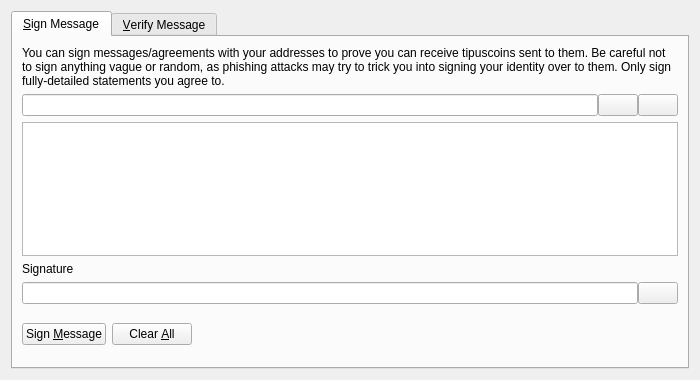
<?xml version="1.0" encoding="UTF-8"?>
<ui version="4.0">
 <class>SignVerifyMessageDialog</class>
 <widget class="QDialog" name="SignVerifyMessageDialog">
  <property name="geometry">
   <rect>
    <x>0</x>
    <y>0</y>
    <width>700</width>
    <height>380</height>
   </rect>
  </property>
  <property name="windowTitle">
   <string>Signatures - Sign / Verify a Message</string>
  </property>
  <property name="modal">
   <bool>true</bool>
  </property>
  <layout class="QVBoxLayout" name="verticalLayout">
   <item>
    <widget class="QTabWidget" name="tabWidget">
     <property name="currentIndex">
      <number>0</number>
     </property>
     <widget class="QWidget" name="tabSignMessage">
      <attribute name="title">
       <string>&amp;Sign Message</string>
      </attribute>
      <layout class="QVBoxLayout" name="verticalLayout_SM">
       <item>
        <widget class="QLabel" name="infoLabel_SM">
         <property name="text">
          <string>You can sign messages/agreements with your addresses to prove you can receive tipuscoins sent to them. Be careful not to sign anything vague or random, as phishing attacks may try to trick you into signing your identity over to them. Only sign fully-detailed statements you agree to.</string>
         </property>
         <property name="textFormat">
          <enum>Qt::PlainText</enum>
         </property>
         <property name="wordWrap">
          <bool>true</bool>
         </property>
        </widget>
       </item>
       <item>
        <layout class="QHBoxLayout" name="horizontalLayout_1_SM">
         <property name="spacing">
          <number>0</number>
         </property>
         <item>
          <widget class="QValidatedLineEdit" name="addressIn_SM">
           <property name="toolTip">
            <string>The Tipuscoin address to sign the message with</string>
           </property>
          </widget>
         </item>
         <item>
          <widget class="QPushButton" name="addressBookButton_SM">
           <property name="toolTip">
            <string>Choose previously used address</string>
           </property>
           <property name="text">
            <string/>
           </property>
           <property name="icon">
            <iconset resource="../bitcoin.qrc">
             <normaloff>:/icons/address-book</normaloff>:/icons/address-book</iconset>
           </property>
           <property name="shortcut">
            <string>Alt+A</string>
           </property>
           <property name="autoDefault">
            <bool>false</bool>
           </property>
          </widget>
         </item>
         <item>
          <widget class="QPushButton" name="pasteButton_SM">
           <property name="toolTip">
            <string>Paste address from clipboard</string>
           </property>
           <property name="text">
            <string/>
           </property>
           <property name="icon">
            <iconset resource="../bitcoin.qrc">
             <normaloff>:/icons/editpaste</normaloff>:/icons/editpaste</iconset>
           </property>
           <property name="shortcut">
            <string>Alt+P</string>
           </property>
           <property name="autoDefault">
            <bool>false</bool>
           </property>
          </widget>
         </item>
        </layout>
       </item>
       <item>
        <widget class="QPlainTextEdit" name="messageIn_SM">
         <property name="toolTip">
          <string>Enter the message you want to sign here</string>
         </property>
        </widget>
       </item>
       <item>
        <widget class="QLabel" name="signatureLabel_SM">
         <property name="text">
          <string>Signature</string>
         </property>
         <property name="textFormat">
          <enum>Qt::PlainText</enum>
         </property>
        </widget>
       </item>
       <item>
        <layout class="QHBoxLayout" name="horizontalLayout_2_SM">
         <property name="spacing">
          <number>0</number>
         </property>
         <item>
          <widget class="QLineEdit" name="signatureOut_SM">
           <property name="font">
            <font>
             <italic>true</italic>
            </font>
           </property>
           <property name="readOnly">
            <bool>true</bool>
           </property>
          </widget>
         </item>
         <item>
          <widget class="QPushButton" name="copySignatureButton_SM">
           <property name="toolTip">
            <string>Copy the current signature to the system clipboard</string>
           </property>
           <property name="text">
            <string/>
           </property>
           <property name="icon">
            <iconset resource="../bitcoin.qrc">
             <normaloff>:/icons/editcopy</normaloff>:/icons/editcopy</iconset>
           </property>
           <property name="autoDefault">
            <bool>false</bool>
           </property>
          </widget>
         </item>
        </layout>
       </item>
       <item>
        <layout class="QHBoxLayout" name="horizontalLayout_3_SM">
         <item>
          <widget class="QPushButton" name="signMessageButton_SM">
           <property name="toolTip">
            <string>Sign the message to prove you own this Tipuscoin address</string>
           </property>
           <property name="text">
            <string>Sign &amp;Message</string>
           </property>
           <property name="icon">
            <iconset resource="../bitcoin.qrc">
             <normaloff>:/icons/edit</normaloff>:/icons/edit</iconset>
           </property>
           <property name="autoDefault">
            <bool>false</bool>
           </property>
          </widget>
         </item>
         <item>
          <widget class="QPushButton" name="clearButton_SM">
           <property name="toolTip">
            <string>Reset all sign message fields</string>
           </property>
           <property name="text">
            <string>Clear &amp;All</string>
           </property>
           <property name="icon">
            <iconset resource="../bitcoin.qrc">
             <normaloff>:/icons/remove</normaloff>:/icons/remove</iconset>
           </property>
           <property name="autoDefault">
            <bool>false</bool>
           </property>
          </widget>
         </item>
         <item>
          <spacer name="horizontalSpacer_1_SM">
           <property name="orientation">
            <enum>Qt::Horizontal</enum>
           </property>
           <property name="sizeHint" stdset="0">
            <size>
             <width>40</width>
             <height>48</height>
            </size>
           </property>
          </spacer>
         </item>
         <item>
          <widget class="QLabel" name="statusLabel_SM">
           <property name="font">
            <font>
             <weight>75</weight>
             <bold>true</bold>
            </font>
           </property>
           <property name="text">
            <string/>
           </property>
           <property name="wordWrap">
            <bool>true</bool>
           </property>
          </widget>
         </item>
         <item>
          <spacer name="horizontalSpacer_2_SM">
           <property name="orientation">
            <enum>Qt::Horizontal</enum>
           </property>
           <property name="sizeHint" stdset="0">
            <size>
             <width>40</width>
             <height>48</height>
            </size>
           </property>
          </spacer>
         </item>
        </layout>
       </item>
      </layout>
     </widget>
     <widget class="QWidget" name="tabVerifyMessage">
      <attribute name="title">
       <string>&amp;Verify Message</string>
      </attribute>
      <layout class="QVBoxLayout" name="verticalLayout_VM">
       <item>
        <widget class="QLabel" name="infoLabel_VM">
         <property name="text">
          <string>Enter the receiver's address, message (ensure you copy line breaks, spaces, tabs, etc. exactly) and signature below to verify the message. Be careful not to read more into the signature than what is in the signed message itself, to avoid being tricked by a man-in-the-middle attack. Note that this only proves the signing party receives with the address, it cannot prove sendership of any transaction!</string>
         </property>
         <property name="textFormat">
          <enum>Qt::PlainText</enum>
         </property>
         <property name="alignment">
          <set>Qt::AlignLeading|Qt::AlignLeft|Qt::AlignTop</set>
         </property>
         <property name="wordWrap">
          <bool>true</bool>
         </property>
        </widget>
       </item>
       <item>
        <layout class="QHBoxLayout" name="horizontalLayout_1_VM">
         <property name="spacing">
          <number>0</number>
         </property>
         <item>
          <widget class="QValidatedLineEdit" name="addressIn_VM">
           <property name="toolTip">
            <string>The Tipuscoin address the message was signed with</string>
           </property>
          </widget>
         </item>
         <item>
          <widget class="QPushButton" name="addressBookButton_VM">
           <property name="toolTip">
            <string>Choose previously used address</string>
           </property>
           <property name="text">
            <string/>
           </property>
           <property name="icon">
            <iconset resource="../bitcoin.qrc">
             <normaloff>:/icons/address-book</normaloff>:/icons/address-book</iconset>
           </property>
           <property name="shortcut">
            <string>Alt+A</string>
           </property>
           <property name="autoDefault">
            <bool>false</bool>
           </property>
          </widget>
         </item>
        </layout>
       </item>
       <item>
        <widget class="QPlainTextEdit" name="messageIn_VM"/>
       </item>
       <item>
        <widget class="QValidatedLineEdit" name="signatureIn_VM"/>
       </item>
       <item>
        <layout class="QHBoxLayout" name="horizontalLayout_2_VM">
         <item>
          <widget class="QPushButton" name="verifyMessageButton_VM">
           <property name="toolTip">
            <string>Verify the message to ensure it was signed with the specified Tipuscoin address</string>
           </property>
           <property name="text">
            <string>Verify &amp;Message</string>
           </property>
           <property name="icon">
            <iconset resource="../bitcoin.qrc">
             <normaloff>:/icons/transaction_0</normaloff>:/icons/transaction_0</iconset>
           </property>
           <property name="autoDefault">
            <bool>false</bool>
           </property>
          </widget>
         </item>
         <item>
          <widget class="QPushButton" name="clearButton_VM">
           <property name="toolTip">
            <string>Reset all verify message fields</string>
           </property>
           <property name="text">
            <string>Clear &amp;All</string>
           </property>
           <property name="icon">
            <iconset resource="../bitcoin.qrc">
             <normaloff>:/icons/remove</normaloff>:/icons/remove</iconset>
           </property>
           <property name="autoDefault">
            <bool>false</bool>
           </property>
          </widget>
         </item>
         <item>
          <spacer name="horizontalSpacer_1_VM">
           <property name="orientation">
            <enum>Qt::Horizontal</enum>
           </property>
           <property name="sizeHint" stdset="0">
            <size>
             <width>40</width>
             <height>48</height>
            </size>
           </property>
          </spacer>
         </item>
         <item>
          <widget class="QLabel" name="statusLabel_VM">
           <property name="font">
            <font>
             <weight>75</weight>
             <bold>true</bold>
            </font>
           </property>
           <property name="text">
            <string/>
           </property>
           <property name="wordWrap">
            <bool>true</bool>
           </property>
          </widget>
         </item>
         <item>
          <spacer name="horizontalSpacer_2_VM">
           <property name="orientation">
            <enum>Qt::Horizontal</enum>
           </property>
           <property name="sizeHint" stdset="0">
            <size>
             <width>40</width>
             <height>48</height>
            </size>
           </property>
          </spacer>
         </item>
        </layout>
       </item>
      </layout>
     </widget>
    </widget>
   </item>
  </layout>
 </widget>
 <customwidgets>
  <customwidget>
   <class>QValidatedLineEdit</class>
   <extends>QLineEdit</extends>
   <header>qt/qvalidatedlineedit.h</header>
  </customwidget>
 </customwidgets>
 <resources>
  <include location="../bitcoin.qrc"/>
 </resources>
 <connections/>
</ui>
